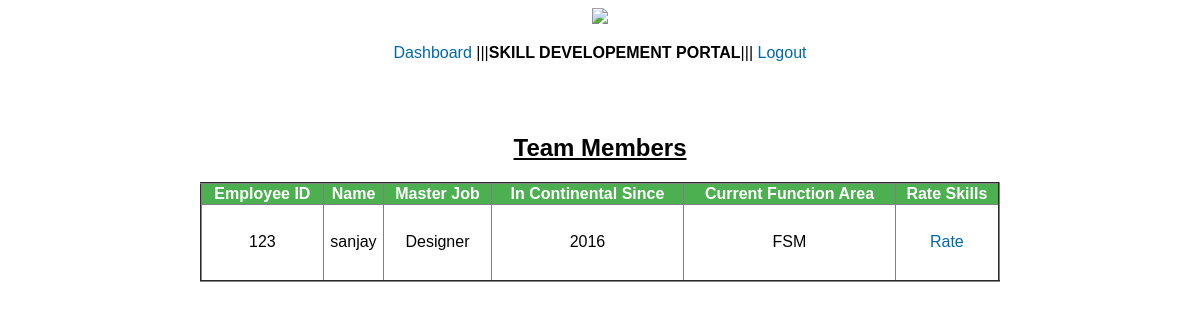
The page /individual.php (signed in) on the database its author committed.
### tables this page shows
CREATE TABLE `team` (
  `slno` int(4) NOT NULL,
  `name` varchar(30) NOT NULL,
  `masterjob` varchar(50) NOT NULL,
  `inconti` varchar(30) NOT NULL,
  `currentfuncarea` varchar(50) NOT NULL
);

### individual.php (the view, shortened to what this page needs)
<?php
$con = mysqli_connect("localhost","root","","portal");
?>
<!DOCTYPE html>
<html>
<head>
<link rel="stylesheet" href="style.css" />
</head>
<body>
		<center><img src="/portal/images/contilogo.png"><p><a href="dashboard.php">Dashboard</a>
	|||<b>SKILL DEVELOPEMENT PORTAL</b>||| <a href="logout.php">Logout</a></p></center>
<br><br>
<center><h2><u>Team Members</u></h2>
<table width="800px" height="100px" border="2" style="border-collapse:collapse;">
<thead>
<tr>
<th><strong>Employee ID</strong></th>
<th><strong>Name</strong></th>
<th><strong>Master Job</strong></th>
<th><strong>In Continental Since</strong></th>
<th><strong>Current Function Area</strong></th>
<th><strong>Rate Skills</strong></th>
</tr>
</thead>
<tbody>
<?php
$count=1;
$sel_query="Select * from team;";
$result = mysqli_query($con,$sel_query);
while($row = mysqli_fetch_assoc($result)) { ?>
<tr>
<td align="center"><?php echo $row["slno"]; ?></td>
<td align="center"><?php echo $row["name"]; ?></td>
<td align="center"><?php echo $row["masterjob"]; ?></td>
<td align="center"><?php echo $row["inconti"]; ?></td>
<td align="center"><?php echo $row["currentfuncarea"]; ?></td>
<td align="center">
<a href="individualrating.php?slno=<?php echo $row["slno"]; ?>">Rate</a>
</td>
</tr>
<?php $count++; } ?>
</tbody>
</table>
</center>
</body>
</html>

### style.css (style rules this page uses)
body { font-family:Arial, Sans-Serif; }
a { color:#0067ab; text-decoration:none; }

### individual.php (style rules this page uses)
th { background-color: #4CAF50; color: white; }

### rows shown on the page
team: slno "123", name "sanjay", masterjob "Designer", inconti "2016", currentfuncarea "FSM"
